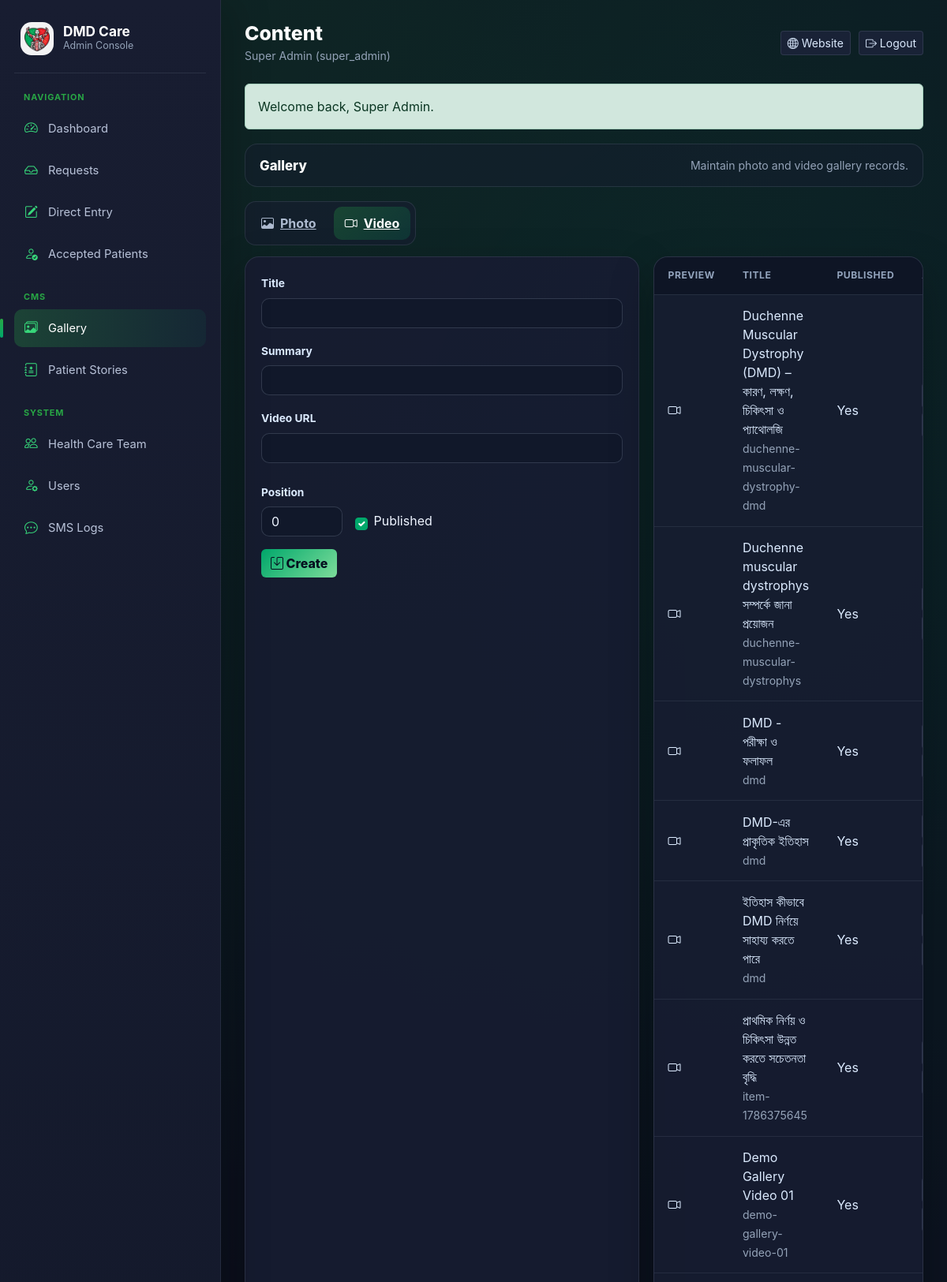
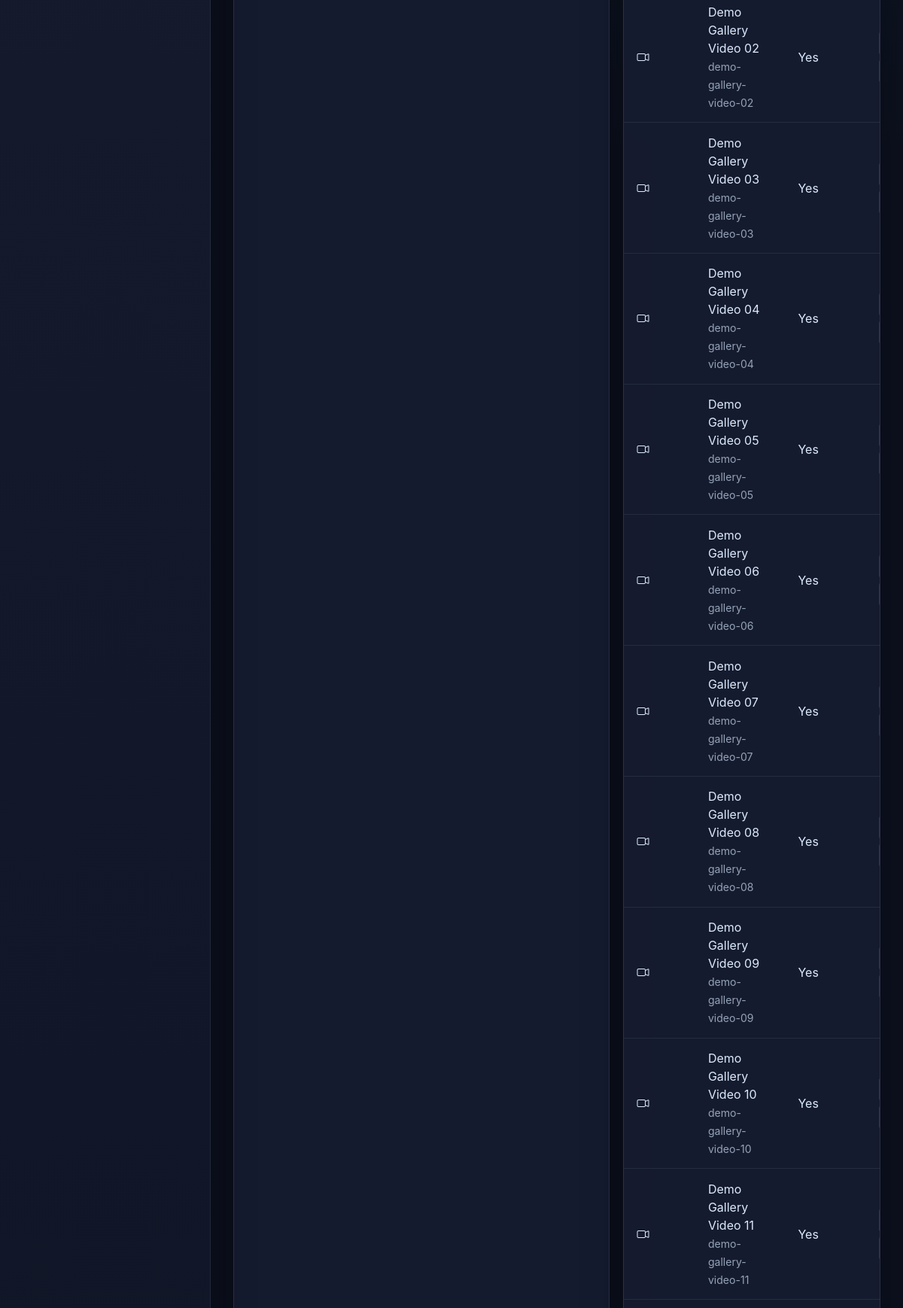
The page /admin?section=content&type=gallery&media=video (signed in, upper part) on the database its author committed (2 pictures, top to bottom).
### tables this page shows
CREATE TABLE IF NOT EXISTS `users` (
  `id` int NOT NULL AUTO_INCREMENT,
  `name` varchar(120) NOT NULL,
  `email` varchar(191) NOT NULL,
  `password_hash` varchar(255) NOT NULL,
  `role` varchar(40) NOT NULL,
  `is_active` tinyint(1) NOT NULL,
  `created_at` datetime NOT NULL DEFAULT CURRENT_TIMESTAMP,
  `updated_at` datetime NOT NULL DEFAULT CURRENT_TIMESTAMP,
  PRIMARY KEY (`id`),
  UNIQUE KEY `ix_users_email` (`email`),
  KEY `ix_users_id` (`id`)
);

CREATE TABLE IF NOT EXISTS `content_items` (
  `id` int NOT NULL AUTO_INCREMENT,
  `type` varchar(50) NOT NULL,
  `title` varchar(200) NOT NULL,
  `slug` varchar(220) NOT NULL,
  `summary` text,
  `body` text,
  `image_url` varchar(500) DEFAULT NULL,
  `position` int NOT NULL,
  `is_published` tinyint(1) NOT NULL,
  `extra` json NOT NULL,
  `created_by_id` int DEFAULT NULL,
  `created_at` datetime NOT NULL DEFAULT CURRENT_TIMESTAMP,
  `updated_at` datetime NOT NULL DEFAULT CURRENT_TIMESTAMP,
  PRIMARY KEY (`id`),
  KEY `created_by_id` (`created_by_id`),
  KEY `ix_content_items_slug` (`slug`),
  KEY `ix_content_items_id` (`id`),
  KEY `ix_content_items_type` (`type`)
);

### php/bootstrap.php (called while the page is built, shortened)
<?php
function env_value(string $key, ?string $default = null): ?string
{
    $value = getenv($key);
    return $value === false ? $default : $value;
}
function database_config(): array
{
    $url = env_value('PHP_DATABASE_URL', env_value('DATABASE_URL', ''));
    if ($url) {
        $normalized = preg_replace('/^mysql\+[^:]+:/', 'mysql:', $url);
        $parts = parse_url((string) $normalized);
        if ($parts !== false && ($parts['scheme'] ?? '') === 'mysql') {
            parse_str($parts['query'] ?? '', $query);
            $database = ltrim($parts['path'] ?? '', '/');
            return [
                'dsn' => sprintf(
                    'mysql:host=%s;port=%d;dbname=%s;charset=%s',
                    $parts['host'] ?? 'shared-mysql',
                    $parts['port'] ?? 3306,
                    $database,
                    $query['charset'] ?? 'utf8mb4'
                ),
                'user' => isset($parts['user']) ? urldecode($parts['user']) : '',
                'password' => isset($parts['pass']) ? urldecode($parts['pass']) : '',
                'driver' => 'mysql',
            ];
        }
    }
    return [
        'dsn' => sprintf(
            'mysql:host=%s;port=%s;dbname=%s;charset=utf8mb4',
            env_value('DB_HOST', 'shared-mysql'),
            env_value('DB_PORT', '3306'),
            env_value('DB_DATABASE', 'dmd_care_bangladesh')
        ),
        'user' => env_value('DB_USERNAME', 'root'),
        'password' => env_value('DB_PASSWORD', ''),
        'driver' => 'mysql',
    ];
}
function db(): PDO
{
    static $pdo;
    if ($pdo instanceof PDO) {
        return $pdo;
    }
    $config = database_config();
    $pdo = new PDO($config['dsn'], $config['user'], $config['password'], [
        PDO::ATTR_ERRMODE => PDO::ERRMODE_EXCEPTION,
        PDO::ATTR_DEFAULT_FETCH_MODE => PDO::FETCH_ASSOC,
        PDO::ATTR_EMULATE_PREPARES => false,
    ]);
    if ($config['driver'] === 'mysql') {
        $pdo->exec("SET time_zone = '+06:00'");
    }
    return $pdo;
}
function e(mixed $value): string
{
    return htmlspecialchars((string) $value, ENT_QUOTES | ENT_SUBSTITUTE, 'UTF-8');
}
function current_user(): ?array
{
    $statement = db()->prepare('SELECT id, name, email, role, is_active FROM users WHERE id = ?');
    $statement->execute([(int) $_SESSION['user_id']]);
    $user = $statement->fetch();
    return $user;
}
function take_flash(): ?array
{
    $flash = $_SESSION['flash'] ?? null;
    return $flash;
}

### php/views/content.php (the view, shortened to what this page needs)
<?php
$contentForm = $editContent ?: ['id'=>'','title'=>'','slug'=>'','summary'=>'','body'=>'','image_url'=>'','position'=>0,'is_published'=>1,'extra'=>'{}'];
$contentExtra = json_decode($contentForm['extra'] ?: '{}', true) ?: [];
?>
<section class="work-section active">
  <div class="section-card-title">
    <h3><?= e($contentType === 'gallery' ? 'Gallery' : 'Patient Stories (CMS)') ?></h3>
    <span><?= e($contentType === 'gallery' ? 'Maintain photo and video gallery records.' : 'Manage homepage teaser, story cards, and full story articles for registered patients.') ?></span>
  </div>
  <?php if ($contentType === 'gallery'): ?>
    <div class="content-tabs">
      <a class="content-tab <?= $contentMedia === 'photo' ? 'active' : '' ?>" href="/admin?section=content&amp;type=gallery&amp;media=photo"><i class="bi bi-image"></i> Photo</a>
      <a class="content-tab <?= $contentMedia === 'video' ? 'active' : '' ?>" href="/admin?section=content&amp;type=gallery&amp;media=video"><i class="bi bi-camera-video"></i> Video</a>
    </div>
    <div class="content-grid">
      <form class="data-form" method="post" enctype="multipart/form-data">
        <div class="row g-3">
          <div class="col-12"><label class="form-label">Title</label><input name="title" class="form-control" value="<?= e($contentForm['title']) ?>" required></div>
          <div class="col-12"><label class="form-label">Summary</label><input name="summary" class="form-control" value="<?= e($contentForm['summary']) ?>"></div>
          <?php if ($contentMedia === 'video'): ?>
            <div class="col-12"><label class="form-label">Video URL</label><input name="video_url" class="form-control" value="<?= e($contentExtra['video_url'] ?? $contentForm['body']) ?>" required></div>
          <?php endif; ?>
        </div>
        <div class="row g-3 mt-2">
          <div class="col-md-3"><label class="form-label">Position</label><input name="position" type="number" class="form-control" value="<?= e($contentForm['position']) ?>"></div>
          <div class="col-md-2 publish-box"><input id="published" name="is_published" type="checkbox" class="form-check-input" <?= $contentForm['is_published'] ? 'checked' : '' ?>><label for="published">Published</label></div>
        </div>
        <button class="btn btn-success mt-3"><i class="bi bi-save"></i> <?= $editContent ? 'Update' : 'Create' ?></button>
      </form>
      <div class="table-wrap">
        <table class="table table-hover align-middle">
          <thead><tr><th>Preview</th><th>Title</th><th>Published</th><th>Actions</th></tr></thead>
          <tbody>
            <?php foreach ($contents as $row): ?>
              <tr>
                <td><?php if ($row['image_url']): ?><img class="content-preview" src="<?= e($row['image_url']) ?>" alt=""><?php else: ?><i class="bi bi-camera-video"></i><?php endif; ?></td>
                <td><?= e($row['title']) ?><br><small class="muted"><?= e($row['slug']) ?></small></td>
                <td><?= $row['is_published'] ? 'Yes' : 'No' ?></td>
                <td>
                </td>
              </tr>
            <?php endforeach; ?>
          </tbody>
        </table>
      </div>
    </div>
  <?php endif; ?>
</section>

### admin.php (shortened to what this page needs)
<?php
require __DIR__ . '/php/bootstrap.php';
$startupError = null;
$user = $startupError === null ? current_user() : null;
$flash = take_flash();
$section = str_replace('\\', '', (string) ($_GET['section'] ?? 'dashboard'));
$contentType = str_replace('\\', '', (string) ($_GET['type'] ?? 'gallery'));
$contentMedia = str_replace('\\', '', (string) ($_GET['media'] ?? 'photo')) === 'video' ? 'video' : 'photo';
if ($user) {
  $statement = db()->prepare('SELECT * FROM content_items WHERE type=? ORDER BY position,id DESC');
  $statement->execute([$contentType]);
  $contents = $statement->fetchAll();
  if ($contentType === 'gallery') {
    $contents = array_values(array_filter($contents, function (array $item) use ($contentMedia): bool {
      $extra = json_decode($item['extra'] ?: '{}', true) ?: [];
      return ($extra['media_type'] ?? 'photo') === $contentMedia;
    }));
  }
  $editContent = null;
}
?>
<!DOCTYPE html>
<html lang="en">
<head>
  <link href="https://cdn.jsdelivr.net/npm/bootstrap@5.3.3/dist/css/bootstrap.min.css" rel="stylesheet">
  <link href="https://cdn.jsdelivr.net/npm/bootstrap-icons@1.11.3/font/bootstrap-icons.css" rel="stylesheet">
  <link rel="stylesheet" href="./assets/css/pages/admin.css?v=20260822-2">
</head>
<body>
  <?php if (!$user): ?>
    <?php require __DIR__ . '/php/views/login.php'; ?>
  <?php else: ?>
    <div class="app-shell">
      <aside id="adminSidebar" class="sidebar" aria-label="Admin navigation">
        <div class="brand-row">
          <img src="./assets/src/img/DMD_care_bd_Logo.webp" alt="DMD Care Bangladesh">
          <div><strong>DMD Care</strong><span>Admin Console</span></div>
        </div>
        <div class="side-nav-title">Navigation</div>
        <a class="nav-btn <?= $section === 'dashboard' ? 'active' : '' ?>" href="/admin?section=dashboard"><i
            class="bi bi-speedometer2"></i> Dashboard</a>
        <a class="nav-btn <?= $section === 'requests' ? 'active' : '' ?>" href="/admin?section=requests"><i
            class="bi bi-inbox"></i> Requests</a>
        <a class="nav-btn <?= $section === 'direct' ? 'active' : '' ?>" href="/admin?section=direct"><i
            class="bi bi-pencil-square"></i> Direct Entry</a>
        <a class="nav-btn <?= $section === 'accepted' ? 'active' : '' ?>" href="/admin?section=accepted"><i
            class="bi bi-person-check"></i> Accepted Patients</a>
        <div class="side-nav-title">CMS</div>
        <?php foreach (['gallery' => ['images', 'Gallery'], 'patient_story' => ['journal-medical', 'Patient Stories']] as $type => [$icon, $label]): ?>
          <a class="nav-btn <?= $section === 'content' && $contentType === $type ? 'active' : '' ?>"
            href="/admin?section=content&amp;type=<?= e($type) ?>"><i class="bi bi-<?= e($icon) ?>"></i>
            <?= e($label) ?></a>
        <?php endforeach; ?>
        <div class="side-nav-title">System</div>
        <a class="nav-btn <?= $section === 'health_team' ? 'active' : '' ?>" href="/admin?section=health_team"><i
            class="bi bi-people"></i> Health Care Team</a>
        <a class="nav-btn <?= $section === 'users' ? 'active' : '' ?>" href="/admin?section=users"><i
            class="bi bi-person-gear"></i> Users</a>
        <a class="nav-btn <?= $section === 'sms' ? 'active' : '' ?>" href="/admin?section=sms"><i
            class="bi bi-chat-dots"></i> SMS Logs</a>
      </aside>
      <main class="workspace">
        <header class="topbar">
          <div>
            <h2><?= e(ucwords(str_replace('_', ' ', $section))) ?></h2><span class="muted"><?= e($user['name']) ?>
              (<?= e($user['role']) ?>)</span>
          </div>
          <div class="topbar-actions">
            <a href="/" class="btn btn-light btn-sm" target="_blank" rel="noopener"><i class="bi bi-globe2"></i>
              Website</a>
            <form method="post"><input type="hidden" name="csrf_token" value="<?= e(csrf_token()) ?>"><input type="hidden"
                name="action" value="logout"><button class="btn btn-outline-danger btn-sm"><i
                  class="bi bi-box-arrow-right"></i> Logout</button></form>
          </div>
        </header>
        <?php if ($flash): ?>
          <div class="alert alert-<?= e($flash['type']) ?> admin-alert"><?= e($flash['message']) ?></div><?php endif; ?>
        <?php require __DIR__ . '/php/views/' . $section . '.php'; ?>
      </main>
    </div>
  <?php endif; ?>
</body>
</html>

### admin.php (style rules this page uses)
a.nav-btn, .quick-link { text-decoration: none }
.admin-alert { margin-bottom: 18px }
.table-wrap { overflow: auto }

### rows shown on the page
users: name "Super Admin", role "super_admin"
content_items: title "Duchenne Muscular Dystrophy (DMD) – কারণ, লক্ষণ, চিকিৎসা ও প্যাথোলজি", slug "duchenne-muscular-dystrophy-dmd", is_published "Yes"
content_items: title "Duchenne muscular dystrophys সম্পর্কে জানা প্রয়োজন", slug "duchenne-muscular-dystrophys", is_published "Yes"
content_items: title "DMD - পরীক্ষা ও ফলাফল", slug "dmd", is_published "Yes"
content_items: title "DMD-এর প্রাকৃতিক ইতিহাস", slug "dmd", is_published "Yes"
content_items: title "ইতিহাস কীভাবে DMD নির্ণয়ে সাহায্য করতে পারে", slug "dmd", is_published "Yes"
content_items: title "প্রাথমিক নির্ণয় ও চিকিৎসা উন্নত করতে সচেতনতা বৃদ্ধি", slug "item-1786375645", is_published "Yes"
content_items: title "Demo Gallery Video 01", slug "demo-gallery-video-01", is_published "Yes"
content_items: title "Demo Gallery Video 02", slug "demo-gallery-video-02", is_published "Yes"
content_items: title "Demo Gallery Video 03", slug "demo-gallery-video-03", is_published "Yes"
content_items: title "Demo Gallery Video 04", slug "demo-gallery-video-04", is_published "Yes"
content_items: title "Demo Gallery Video 05", slug "demo-gallery-video-05", is_published "Yes"
content_items: title "Demo Gallery Video 06", slug "demo-gallery-video-06", is_published "Yes"
content_items: title "Demo Gallery Video 07", slug "demo-gallery-video-07", is_published "Yes"
content_items: title "Demo Gallery Video 08", slug "demo-gallery-video-08", is_published "Yes"
content_items: title "Demo Gallery Video 09", slug "demo-gallery-video-09", is_published "Yes"
content_items: title "Demo Gallery Video 10", slug "demo-gallery-video-10", is_published "Yes"
content_items: title "Demo Gallery Video 11", slug "demo-gallery-video-11", is_published "Yes"

### other values the page prints
$label "Gallery"
$label "Patient Stories"
str_replace('_', ' ', $section) "Content"
$flash['message'] "Welcome back, Super Admin."
$contentType === 'gallery' ? 'Gallery' : 'Patient Stories (CMS)' "Gallery"
